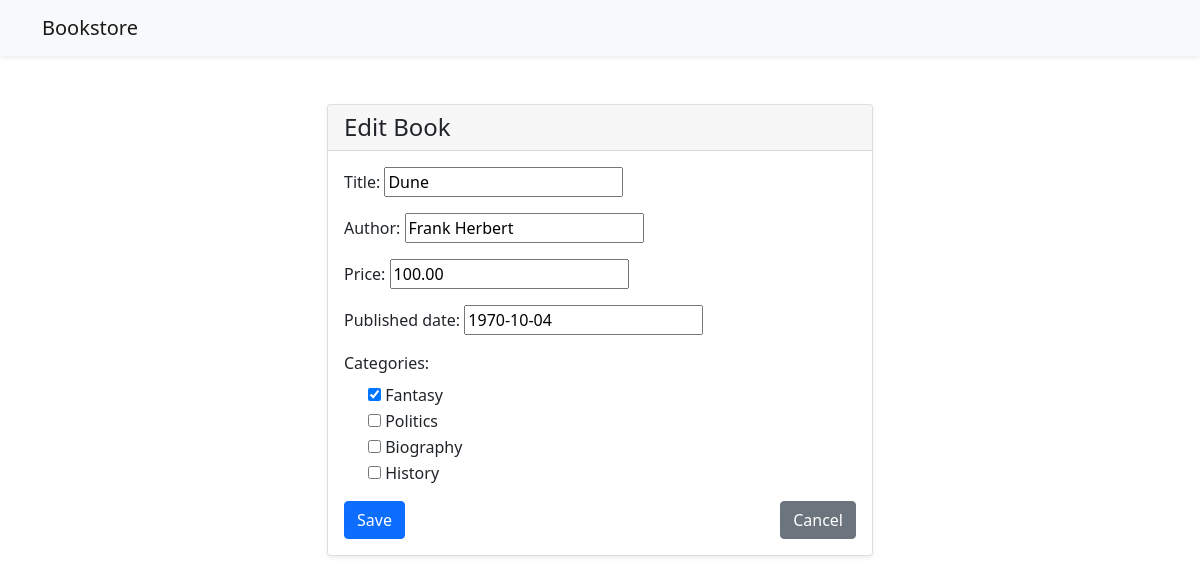
Screenshot of /books/edit/12/ (signed in) with the database file from the repository.
### books/models.py (models this page shows, shortened)
class Book(models.Model):
    title = models.CharField(
        max_length=50,
        validators=[
            MinLengthValidator(10, message="Title must be at least 10 characters long"),
            MaxLengthValidator(50, message="Title must not exceed 50 characters")
        ]
    )
    author = models.CharField(max_length=100)
    price = models.DecimalField(max_digits=10, decimal_places=2)
    published_date = models.DateField()
    user = models.ForeignKey(User, on_delete=models.CASCADE)
    categories = models.ManyToManyField('Category')

class Category(models.Model):
    name = models.CharField(
        max_length=100,
        validators=[
           MinLengthValidator(2, message="Category name must be at least 2 characters long.")
        ]
    )
    def __str__(self):
        return self.name

### books/views.py (the view)
# urls.py: path('edit/<int:pk>/', views.book_edit, name='book_edit'),
@login_required
def book_edit(request, pk):
    book = get_object_or_404(Book, pk=pk)
    if request.method == 'POST':
        form = BookForm(request.POST, instance=book)
        if form.is_valid():
            form.save()
            return redirect('books:book_list')
    else:
        form = BookForm(instance=book)
    return render(request, 'books/book_form.html', {'form': form})

### books/forms.py
class BookForm(forms.ModelForm):
    class Meta:
        model = Book
        fields = ['title', 'author','categories', 'price', 'published_date']
        widgets = {
           'categories': forms.CheckboxSelectMultiple(),
       }
        execlude = ['user']

### books/templates/books/book_form.html (shortened to what this page needs)
{% extends 'books/base.html' %}
{% block content %}
<div class="row justify-content-center">
    <div class="col-md-6">
        <div class="card shadow-sm">
            <div class="card-header">
                <h4 class="mb-0">{% if form.instance.pk %}Edit Book{% else %}Add Book{% endif %}</h4>
            </div>
            <div class="card-body">
                <form method="post">
                    {% for field in form %}
                        {% if field.name != 'categories' %}
                            <div class="mb-3">
                                {{ field.label_tag }} {{ field }}
                            </div>
                        {% endif %}
                    {% endfor %}
                    <div class="mb-3">
                        <label class="form-label">Categories:</label>
                        {% for checkbox in form.categories %}
                            <div class="form-check">
                                {{ checkbox.tag }} {{ checkbox.choice_label }}
                            </div>
                        {% endfor %}
                    </div>
                    <div class="mt-3 d-flex justify-content-between">
                        <button type="submit" class="btn btn-primary">Save</button>
                        <a href="{% url 'books:book_list' %}" class="btn btn-secondary">Cancel</a>
                    </div>
                </form>
            </div>
        </div>
    </div>
</div>
{% endblock %}

### rows the page displays
Book: form "Dune" "Frank Herbert" "100.00" "1970-10-04"
Category: choice_label "Fantasy"
Category: choice_label "Politics"
Category: choice_label "Biography"
Category: choice_label "History"

### other values shown
{{ field.label_tag }} "Title:" "Author:" "Price:" "Published date:"
